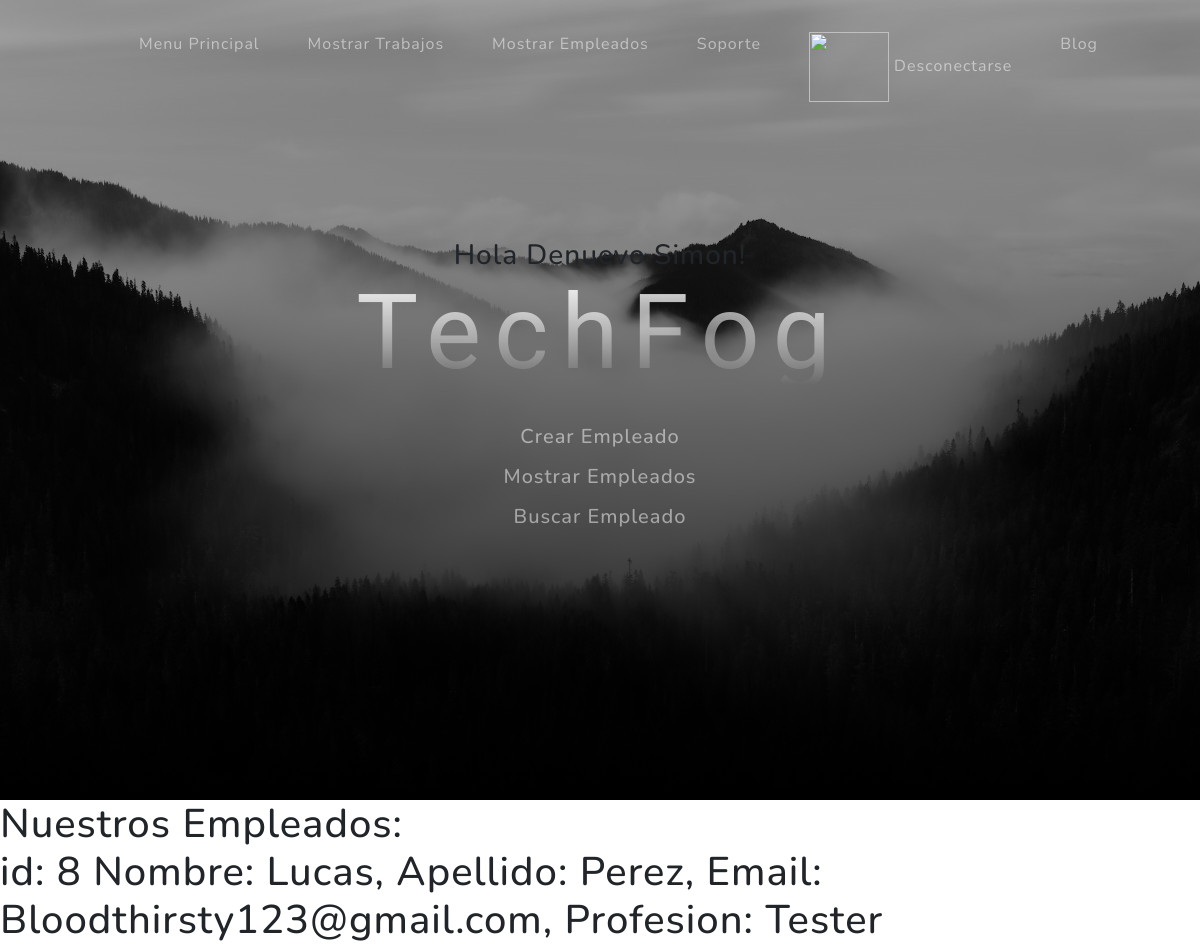
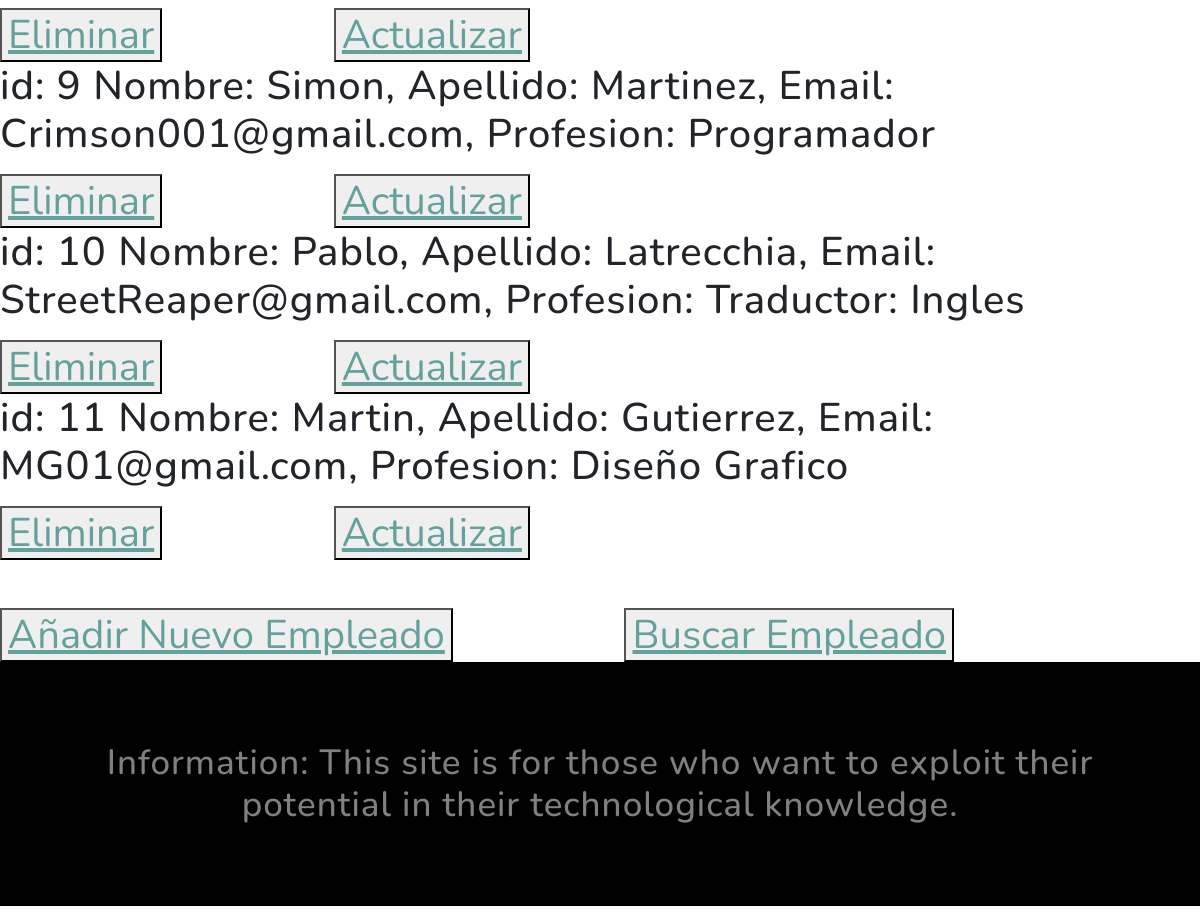
Page /mostrar_empleado/ (signed in) on the committed database (2 pictures, top to bottom).
### MiApp2/models.py (models this page shows, shortened)
class Empleado(models.Model):
    nombre= models.CharField(max_length=40)
    apellido= models.CharField(max_length=40)
    email= models.EmailField()
    profesion= models.CharField(max_length=30)

### MiApp2/views.py (the view)
# urls.py: path('mostrar_empleado/', views.mostrar_empleado, name='Mostrar Empleados'),
def mostrar_empleado(request):
    empleados = Empleado.objects.all()
    context = {'empleados': empleados}
    return render(request, 'MiApp2/mostrar_empleados.html', context=context)

### MiApp2/Templates/MiApp2/mostrar_empleados.html (shortened to what this page needs)
{% extends 'MiApp2/index.html' %}
{% load static %}
{% block codigo_fatal %}
                    <ul class="navbar-nav ms-auto">
                        {% if request.user.is_authenticated %}
                        <li class="nav-item"><a class="nav-link" href="{% url 'Crear Empleado' %}"> Crear Empleado</a>
                        <li class="nav-item"><a class="nav-link" href="{% url 'Mostrar Empleados' %}"> Mostrar Empleados</a>
                        <li class="nav-item"><a class="nav-link" href="{% url 'Buscar Empleado' %}"> Buscar Empleado</a>
                        {% endif %}
                    </ul>
{% endblock %}
{% block codigo_fatal2 %}
    <h1>Nuestros Empleados:</1>
    {% for empleado in empleados %}
        <p>
            id: {{empleado.id}}
            Nombre: {{empleado.nombre}}, Apellido: {{empleado.apellido}},
            Email: {{empleado.email}}, Profesion: {{empleado.profesion}}
        </p>
        <button>
            <a href="{% url 'eliminar empleado' empleado_id=empleado.id %}">Eliminar</a>
        </button>
        <button>
            <a href="{% url 'actualizar empleado' empleado_id=empleado.id %}">Actualizar</a>
        </button>
    {% endfor %}
    <br>
        <button>
            <a href="{% url 'Crear Empleado' %}">Añadir Nuevo Empleado</a>
        </button>
        <button>
            <a href="{% url 'Buscar Empleado' %}">Buscar Empleado</a>
        </button>
{% endblock %}

### MiApp2/Templates/MiApp2/index.html (shortened to what this page needs)
<!DOCTYPE html>
<html lang="en">
    <head>
        {% load static %}
        <link href={% static 'MiApp2/css/styles.css' %} rel="stylesheet" />
    </head>
    <body id="page-top">
        <nav class="navbar navbar-expand-lg navbar-light fixed-top" id="mainNav">
            <div class="container px-4 px-lg-5">
                <div class="collapse navbar-collapse" id="navbarResponsive">
                    <ul class="navbar-nav ms-auto">
                        <li class="nav-item"><a class="nav-link" href="{% url 'Inicio' %}">Menu Principal</a>
                        {% if request.user.is_authenticated %}
                        <li class="nav-item"><a class="nav-link" href="{% url 'Mostrar Trabajo' %}">Mostrar Trabajos</a>
                        <li class="nav-item"><a class="nav-link" href="{% url 'Mostrar Empleados' %}"> Mostrar Empleados</a>
                        <li class="nav-item"><a class="nav-link" href="{% url 'Soporte' %}"> Soporte</a>
                        <li class="nav-item"><a class="nav-link" href="{% url 'Logout' %}">   <img src="{{avatar}}" height=70 width=80 /> Desconectarse</a>
                        {% else %}
                        <li class="nav-item"><a class="nav-link" href="{% url 'Login' %}"> Iniciar</a>
                        <li class="nav-item"><a class="nav-link" href="{% url 'Register' %}"> Registrarse</a>
                        {% endif %}
                        <li class="nav-item"><a class="nav-link" href="{% url 'miblog-index' %}"> Blog</a>
                    </ul>
                </div>
            </div>
        </nav>
        <header class="masthead">
            <div class="container px-4 px-lg-5 d-flex h-100 align-items-center justify-content-center">
                <div class="d-flex justify-content-center">
                    <div class="text-center">
                        <h3> Hola Denuevo {{user.username}}!</h3>
                        <h1 class="mx-auto my-0 text-lower case">TechFog</h1>
                        {% if request.user.is_authenticated %}
                        <div class="text-center">
                        {% else %}
                            <h1 class="mb-5">¡Hola Desconocido!</h1>
                        {% endif %}
                        <h2 class="text-white-50 mx-auto mt-2 mb-5"> {% block codigo_fatal %} {% endblock %} </h2>
                    </div>
                </div>
            </div>
        </header>
        {% block codigo_fatal2 %} {% endblock %}
        <footer class="footer bg-black small text-center text-white-50"><div class="container px-4 px-lg-5">
            Information: This site is for those who want to exploit their potential in their technological knowledge.</div></footer>
    </body>
</html>

### rows in the picture
Empleado: id "8", nombre "Lucas", apellido "Perez", email "Bloodthirsty123@gmail.com", profesion "Tester"
Empleado: id "9", nombre "Simon", apellido "Martinez", email "Crimson001@gmail.com", profesion "Programador"
Empleado: id "10", nombre "Pablo", apellido "Latrecchia", email "StreetReaper@gmail.com", profesion "Traductor: Ingles"
Empleado: id "11", nombre "Martin", apellido "Gutierrez", email "MG01@gmail.com", profesion "Diseño Grafico"

### other values in the picture
{{ user.username }} "Simon"
